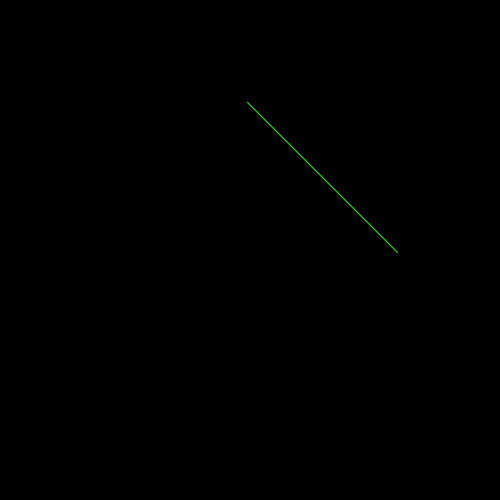
Frame 1 (no input)
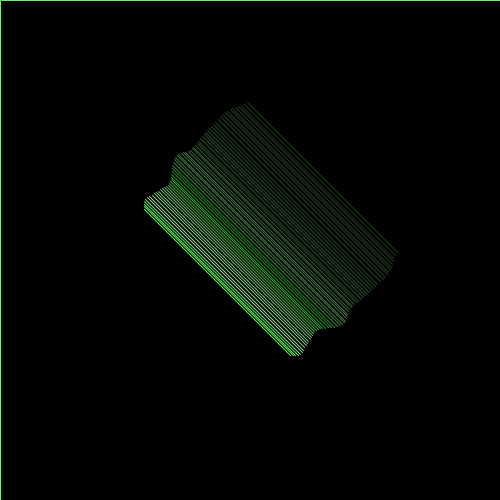
Frame 60 (the mouse pressed at the canvas centre just before this capture)
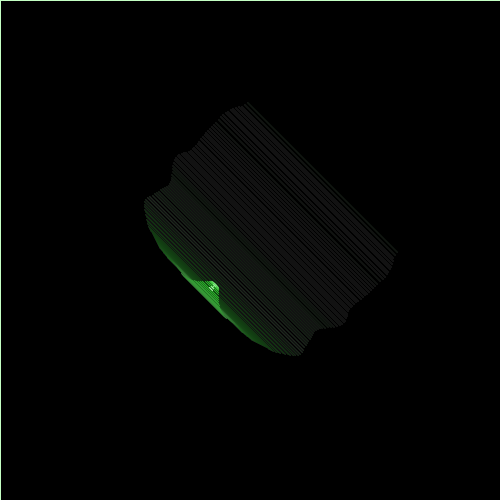
Frame 120 (the mouse held since frame 60 and released just before this capture)

The Processing sketch that drew these frames (run headless with seeded random() and noise(); from frame 60 on, the mouse is pressed at the canvas centre):

// Processing sketch: searchLight_ellipsoid
// ── searchLight_ellipsoid.pde
//  Title: Noisy Circle
//  Description: An example of using noise to make animations more interesting
//  Date Started: 2012 Mar 09
//  Last Modified: 2012 Mar 09
//  http://asymptoticdesign.wordpress.com/
//  This work is licensed under a Creative Commons 3.0 License.
//  (Attribution - NonCommerical - ShareAlike)
//  http://creativecommons.org/licenses/by-nc-sa/3.0/
//
//  In summary, you are free to copy, distribute, edit, and remix the work.
//  Under the conditions that you attribute the work to me, it is for
//  noncommercial purposes, and if you build upon this work or otherwise alter
//  it, you may only distribute the resulting work under this license.
//
//  Of course, the conditions may be waived with permission from the author.
//

//-----------------Globals
/* These are variables that you want to exist throughout the entire sketch.*/
float r = 150;
float theta = 0;
float theta_vel = 0.02;
float rad_vel = 7;
float centX, centY;
float radNoise;

//-----------------Setup
/*The code in setup() will only be run once in your sketch.  Use this space to set things up like
 the sketch size, background color, framerate, etc. etc.*/
void setup() {
  //setup the sketch parameters
  background(0);
  size(500, 500);
  frameRate(30);
  smooth();
  centX = width/2;
  centY = height/2;
  //seed noises
  radNoise = random(17);
}

//-----------------Main Loop
void draw() {
  fill(0,7);
  rect(0,0,width,height);
  //increment noise
  radNoise += 0.1;
  r += (noise(radNoise) - 0.5)*rad_vel;
  theta += theta_vel;
  float x1 = r*cos(theta) + centX;
  float y1 = r*sin(theta) + centY;
  float x2 = -r*sin(theta) + centX;
  float y2 = -r*cos(theta) + centY;
  //setup the parameters for drawign the ellipse
  stroke(255*noise(radNoise),255,255*noise(radNoise));
  //draw the ellipse
  line(x1,y1,x2,y2);
  //update the position for the next frame
}
